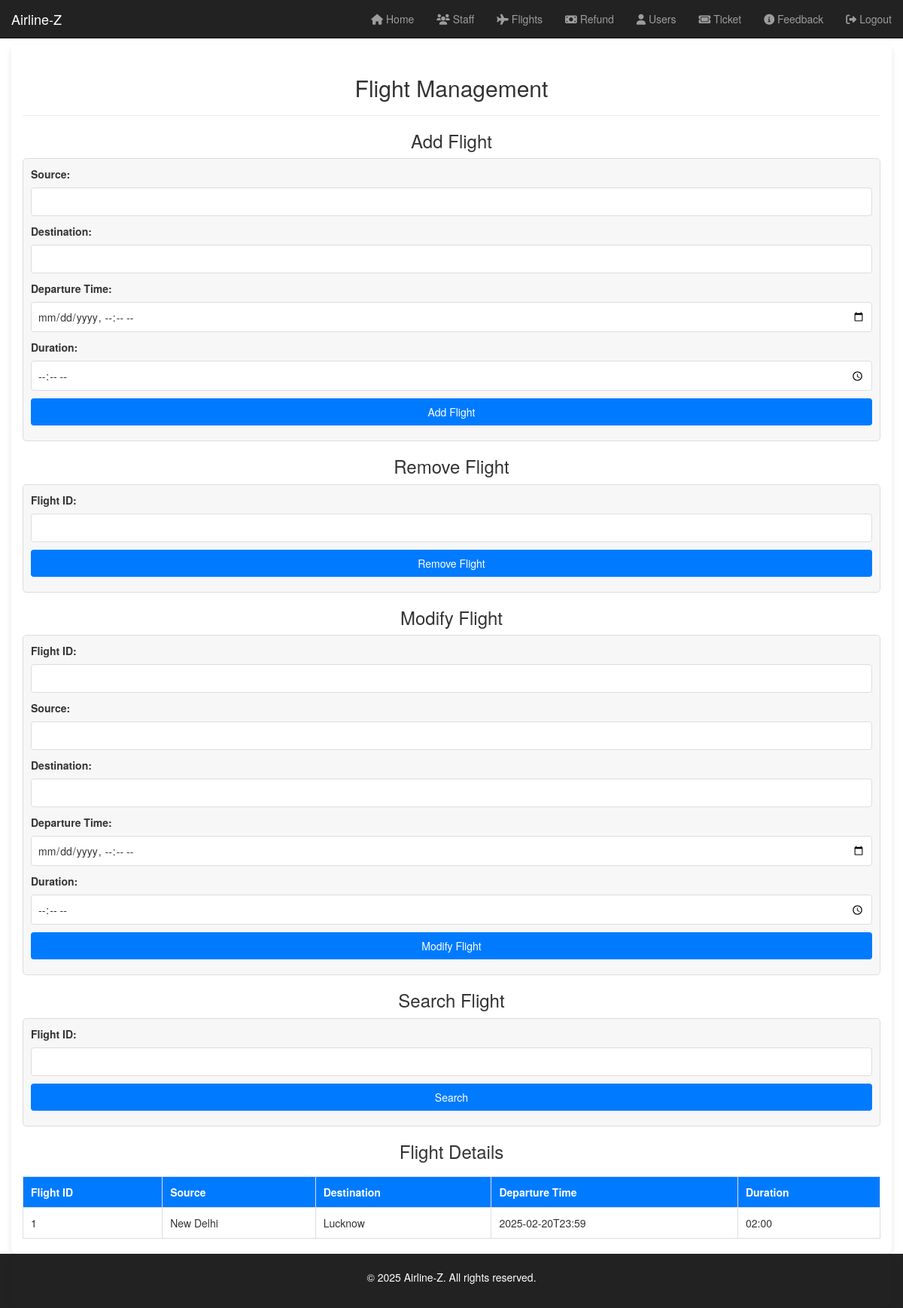
The app's page /admin/flight-management (signed in) with its own data.
### tables this page shows
CREATE TABLE flight (
    flight_id INTEGER PRIMARY KEY AUTOINCREMENT,
    source TEXT NOT NULL,
    destination TEXT NOT NULL,
    departure_time TEXT NOT NULL,
    duration TEXT NOT NULL
);

### app.py (the view)
@app.route('/admin/flight-management', methods=['GET', 'POST'])
def flight_management():
    try:
        conn = get_db_connection()
        flights = conn.execute("SELECT * FROM flight").fetchall()
        conn.close()
        return render_template('admin/flight-management.html', flights=flights)
    except Exception as e:
        flash(f"Error: {e}", "danger")
        return redirect(url_for('admin_panel'))

### app.py (called while the page is built)
def get_db_connection():
    conn = sqlite3.connect(DATABASE)
    conn.row_factory = sqlite3.Row  # Return rows as dictionaries
    return conn

@app.before_request
def require_login():
    admin_routes = [
        'admin_panel', 'staff_management', 'add_staff', 'remove_staff', 'modify_staff_form', 'modify_staff', 'search_staff',
        'flight_management', 'add_flight', 'remove_flight', 'modify_flight', 'search_flight',
        'refund_management', 'get_refunds', 'clear_refund', 'decline_refund', 'report_fraud',
        'user_management', 'add_user', 'remove_user',
        'ticket_management', 'remove_ticket', 'search_ticket', 'modify_ticket', 'add_ticket',
        'feedback_management'
    ]
    if request.endpoint in admin_routes and not session.get('admin_logged_in'):
        flash("You need to login first!", "warning")
        return redirect(url_for('admin_login'))

### templates/admin/flight-management.html (shortened to what this page needs)
<!DOCTYPE html>
<html lang="en">
<head>
    <link rel="stylesheet" href="{{ url_for('static', filename='css/admin/flight-management.css') }}">
    <link rel="stylesheet" href="https://maxcdn.bootstrapcdn.com/bootstrap/3.3.7/css/bootstrap.min.css">
    <link rel="stylesheet" href="https://cdnjs.cloudflare.com/ajax/libs/font-awesome/6.0.0/css/all.min.css">
</head>
<body>
    <nav class="navbar navbar-inverse navbar-fixed-top">
        <div class="container-fluid">
            <div class="navbar-header">
                <a class="navbar-brand" href="{{ url_for('index') }}">Airline-Z</a>
            </div>
            <div class="collapse navbar-collapse" id="adminNavbar">
                <ul class="nav navbar-nav navbar-right">
                    <li><a href="{{ url_for('admin_panel') }}"><i class="fa fa-home"></i> Home</a></li>
                    <li><a href="{{ url_for('staff_management') }}"><i class="fa fa-users"></i> Staff</a></li>
                    <li><a href="{{ url_for('flight_management') }}"><i class="fa fa-plane"></i> Flights</a></li>
                    <li><a href="{{ url_for('refund_management') }}"><i class="fa fa-money-bill"></i> Refund</a></li>
                    <li><a href="{{ url_for('user_management') }}"><i class="fa fa-user"></i> Users</a></li>
                    <li><a href="{{ url_for('ticket_management') }}"><i class="fa fa-ticket"></i> Ticket</a></li>
                    <li><a href="{{ url_for('feedback_management')}}"><i class="fa fa-info-circle"></i> Feedback</a></li>
                    <li><a href="{{ url_for('admin_logout') }}"><i class="fa fa-sign-out-alt"></i> Logout</a></li>
                </ul>
            </div>
        </div>
    </nav>
    <br><br><br>
    <div class="container">
        <header class="text-center">
            <h2>Flight Management</h2>
            <hr>
        </header>
        <section id="add-flight">
            <h3>Add Flight</h3>
            <form id="add-flight-form" method="POST" action="{{ url_for('add_flight') }}">
                <label>Source:</label>
                <input type="text" name="source" required>
                <label>Destination:</label>
                <input type="text" name="destination" required>
                <label>Departure Time:</label>
                <input type="datetime-local" name="departure_time" required>
                <label>Duration:</label>
                <input type="time" name="duration" required>
                <button type="submit">Add Flight</button>
            </form>
        </section>
        <section id="remove-flight">
            <h3>Remove Flight</h3>
            <form id="remove-flight-form" method="POST" action="{{ url_for('remove_flight') }}">
                <label>Flight ID:</label>
                <input type="number" name="flight_id" required>
                <button type="submit">Remove Flight</button>
            </form>
        </section>
        <section id="modify-flight">
            <h3>Modify Flight</h3>
            <form id="modify-flight-form" method="POST" action="{{ url_for('modify_flight') }}">
                <label>Flight ID:</label>
                <input type="number" name="flight_id" required>
                <label>Source:</label>
                <input type="text" name="source">
                <label>Destination:</label>
                <input type="text" name="destination">
                <label>Departure Time:</label>
                <input type="datetime-local" name="departure_time">
                <label>Duration:</label>
                <input type="time" name="duration">
                <button type="submit">Modify Flight</button>
            </form>
        </section>
        <section id="search-flight">
            <h3>Search Flight</h3>
            <form id="search-flight-form" method="GET" action="{{ url_for('search_flight') }}">
                <label>Flight ID:</label>
                <input type="number" name="flight_id" required>
                <button type="submit">Search</button>
            </form>
        </section>
        <section id="flight-details">
            <h3>Flight Details</h3>
            <table>
                <thead>
                    <tr>
                        <th>Flight ID</th>
                        <th>Source</th>
                        <th>Destination</th>
                        <th>Departure Time</th>
                        <th>Duration</th>
                    </tr>
                </thead>
                <tbody>
                    {% for flight in flights %}
                    <tr>
                        <td>{{ flight.flight_id }}</td>
                        <td>{{ flight.source }}</td>
                        <td>{{ flight.destination }}</td>
                        <td>{{ flight.departure_time }}</td>
                        <td>{{ flight.duration }}</td>
                    </tr>
                    {% endfor %}
                </tbody>
            </table>
        </section>
    </div>
    <footer class="footer">
        <div class="container text-center" style="background-color: #222; color:#fff">
            <p>&copy; 2025 Airline-Z. All rights reserved.</p>
        </div>
   </footer>
</body>
</html>

### static/css/admin/flight-management.css (style rules this page uses)
body { font-family: Arial, sans-serif; margin: 0; padding: 0; background-color: #f9f9f9; }
h2, h3 { color: #333; text-align: center; }
.navbar { margin-bottom: 20px; }
.container { width: 80%; margin: 0 auto; background-color: #fff; padding: 20px; border-radius: 8px; box-shadow: 0 4px 8px rgba(0, 0, 0, 0.1); }
form { margin-bottom: 20px; padding: 10px; border: 1px solid #ddd; border-radius: 5px; background-color: #f7f7f7; }
form label { display: block; margin-bottom: 8px; font-weight: bold; }
form input, form button { width: 100%; padding: 8px; margin-bottom: 10px; border: 1px solid #ddd; border-radius: 4px; }
form button { background-color: #007bff; color: #fff; border: none; cursor: pointer; }
table { width: 100%; border-collapse: collapse; margin-top: 20px; }
table th, table td { text-align: left; padding: 10px; border: 1px solid #ddd; }
table th { background-color: #007bff; color: #fff; }
footer { background-color: #222; color: #fff; padding: 1px 0; position: relative; width: 100%; bottom: 0; }

### records on screen
flight: flight_id "1", source "New Delhi", destination "Lucknow", departure_time "2025-02-20T23:59", duration "02:00"
